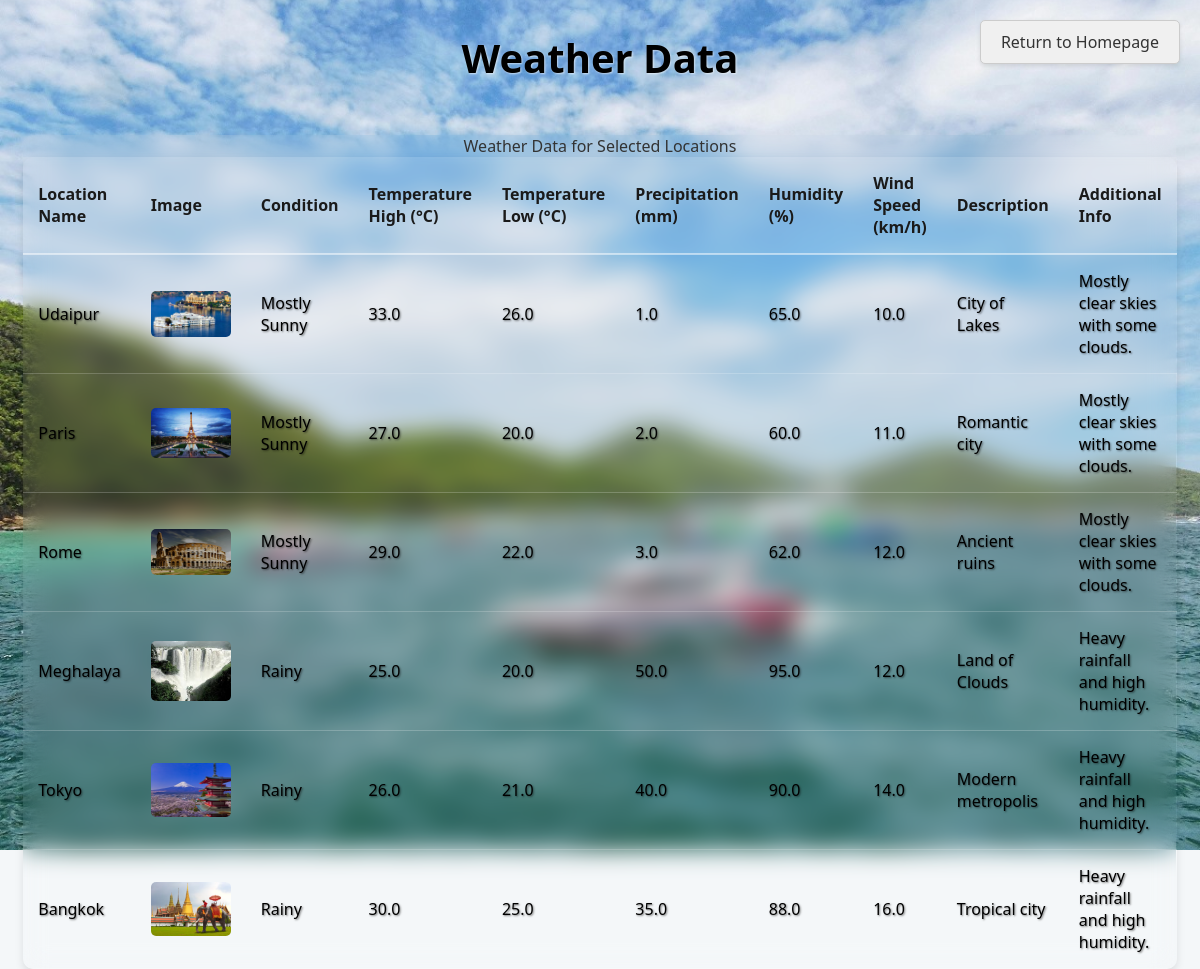
The app's page /weather_data with its own data.
### tables this page shows
CREATE TABLE weather_data (
                    id INTEGER PRIMARY KEY AUTOINCREMENT,
                    location_id INTEGER NOT NULL,
                    date TEXT NOT NULL,
                    temperature_high REAL,
                    temperature_low REAL,
                    precipitation REAL,
                    humidity REAL,
                    wind_speed REAL,
                    cloud_cover REAL,
                    condition TEXT,
                    FOREIGN KEY (location_id) REFERENCES locations(id),
                    UNIQUE (location_id, date, condition)
                );

CREATE TABLE locations (
                    id INTEGER PRIMARY KEY AUTOINCREMENT,
                    name TEXT NOT NULL,
                    latitude REAL NOT NULL,
                    longitude REAL NOT NULL,
                    description TEXT,
                    image_url TEXT
                );

### app.py (the view)
@app.route('/weather_data', methods=['GET', 'POST'])
def weather_data():
    conn = get_db_connection()
    if not conn:
        return "Database connection failed"
    weather_data = []
    if request.method == 'POST':
        condition = request.form.get('condition')
        try:
            cur = conn.cursor()
            query = """
                SELECT l.name, l.image_url, wd.condition, wd.temperature_high, wd.temperature_low, wd.precipitation, wd.humidity, wd.wind_speed, l.description
                FROM weather_data wd
                JOIN locations l ON wd.location_id = l.id
                WHERE 1=1
            """
            params = []
            if condition:
                query += " AND wd.condition LIKE ?"
                params.append(f"%{condition}%")
            cur.execute(query, params)
            weather_data = cur.fetchall()
        except sqlite3.Error as e:
            return f"Database query failed: {e}"
        finally:
            if conn:
                conn.close()
    else:
        try:
            cur = conn.cursor()
            query = """
                SELECT l.name, l.image_url, wd.condition, wd.temperature_high, wd.temperature_low, wd.precipitation, wd.humidity, wd.wind_speed, l.description
                FROM weather_data wd
                JOIN locations l ON wd.location_id = l.id
            """
            cur.execute(query)
            weather_data = cur.fetchall()
        except sqlite3.Error as e:
            return f"Database query failed: {e}"
        finally:
            if conn:
                conn.close()
    return render_template('weather_data.html', weather_data=weather_data)

### app.py (called while the page is built)
def get_db_connection():
    try:
        print(f"Attempting connection to: {DATABASE}")
        conn = sqlite3.connect(DATABASE)
        print("Database connection successful!")
        return conn
    except sqlite3.Error as e:
        print(f"Error connecting to database: {e}")
        return None

### templates/weather_data.html (shortened to what this page needs)
<!DOCTYPE html>
<html lang="en">
<head>
    <link rel="stylesheet" href="{{ url_for('static', filename='weather_data.css') }}">
</head>
<body>
    <div class="home-container">
        <a href="{{ url_for('home') }}" class="return-home">Return to Homepage</a>
    </div>
    <h1>Weather Data</h1>
    {% if weather_data %}
    <table>
        <caption>Weather Data for Selected Locations</caption>
        <thead>
            <tr>
                <th scope="col">Location Name</th>
                <th scope="col">Image</th>
                <th scope="col">Condition</th>
                <th scope="col">Temperature High (°C)</th>
                <th scope="col">Temperature Low (°C)</th>
                <th scope="col">Precipitation (mm)</th>
                <th scope="col">Humidity (%)</th>
                <th scope="col">Wind Speed (km/h)</th>
                <th scope="col">Description</th>
                <th scope="col">Additional Info</th>
            </tr>
        </thead>
        <tbody>
            {% for row in weather_data %}
            <tr>
                <td data-label="Location Name">{{ row[0] }}</td>
                <td data-label="Image"><img src="/images/{{ row[1] }}" alt="Image of {{ row[0] }}"></td>
                <td data-label="Condition" {% if row[2] == 'Arid' %} class="arid-condition" title="Very dry with low humidity." {% endif %}>
                    {{ row[2] }}
                </td>
                <td data-label="Temperature High">{{ row[3] }}</td>
                <td data-label="Temperature Low">{{ row[4] }}</td>
                <td data-label="Precipitation">{{ row[5] }}</td>
                <td data-label="Humidity">{{ row[6] }}</td>
                <td data-label="Wind Speed">{{ row[7] }}</td>
                <td data-label="Description">{{ row[8] }}</td>
                <td data-label="Additional Info">
                    {% if row[2] == 'Arid' %}
                        Very low rainfall and dry air.
                    {% elif row[2] == 'Rainy' %}
                        Heavy rainfall and high humidity.
                    {% elif row[2] == 'Sunny' %}
                        Clear skies and high temperatures.
                    {% elif row[2] == 'Cloudy' %}
                        Overcast skies and moderate temperatures.
                    {% elif row[2] == 'Partly Cloudy' %}
                        A mix of sun and clouds.
                    {% elif row[2] == 'Mostly Sunny' %}
                        Mostly clear skies with some clouds.
                    {% elif row[2] == 'Snowy' %}
                        Snowfall and very cold temperatures.
                    {% else %}
                        -
                    {% endif %}
                </td>
            </tr>
            {% endfor %}
        </tbody>
    </table>
    {% else %}
    <p>No weather data available.</p>
    {% endif %}
    <p></p>  </body>
</html>

### static/weather_data.css (style rules this page uses)
body { margin: 0; font-family: "Poppins", "Rubik", system-ui, -apple-system, BlinkMacSystemFont, 'Segoe UI', Roboto, Oxygen, Ubuntu, Cantarell, 'Open Sans', 'Helvetica Neue', sans-serif; color: #333; background-color: #f4f7f9; background-image: url(Background1.jpg); background-size: cover; background-position: center; background-repeat: no-repeat; height: 100vh; display: flex; flex-direction: column; align-items: center; }
table { width: 90%; max-width: 1200px; border-collapse: collapse; background: transparent; backdrop-filter: blur(12px); border-radius: 10px; box-shadow: 0 4px 8px rgba(0, 0, 0, 0.1); margin-top: 30px; margin-bottom: 20px; }
th, td { border-bottom: 1px solid rgba(255, 255, 255, 0.2); padding: 15px; text-align: left; }
th { background-color: rgba(255, 255, 255, 0.1); font-weight: 600; color: #1a1a1a; border-bottom: 2px solid rgba(255, 255, 255, 0.5); }
td { color: black; text-shadow: 1px 1px 2px rgba(0, 0, 0, 0.5); }
tr:nth-child(even) { background-color: rgba(255, 255, 255, 0.05); }
img { max-width: 80px; max-height: 80px; vertical-align: middle; border-radius: 5px; }
h1 { text-align: center; font-size: 2.5rem; color: black; margin-top: 30px; margin-bottom: 20px; text-shadow: 1px 1px 2px rgba(255, 255, 255, 0.6); }
.home-container { position: absolute; top: 20px; right: 20px; }
.return-home { display: inline-block; padding: 10px 20px; background-color: #f0f0f0; color: #333; text-decoration: none; font-weight: 500; font-size: 16px; border-radius: 5px; border: 1px solid #ccc; box-shadow: 0 2px 4px rgba(0, 0, 0, 0.1); transition: background-color 0.3s ease, transform 0.2s ease; }
table { border-spacing: 0; overflow: hidden; }
tr:nth-child(odd) { background: rgba(255, 255, 255, 0.03); }
tr:nth-child(even) { background: rgba(255, 255, 255, 0.05); }

### records on screen
weather_data: name "Udaipur", image_url (picture), condition "Mostly Sunny", temperature_high "33.0", temperature_low "26.0", precipitation "1.0", humidity "65.0", wind_speed "10.0", description "City of Lakes", shows "Mostly clear skies with some clouds."
weather_data: name "Paris", image_url (picture), condition "Mostly Sunny", temperature_high "27.0", temperature_low "20.0", precipitation "2.0", humidity "60.0", wind_speed "11.0", description "Romantic city", shows "Mostly clear skies with some clouds."
weather_data: name "Rome", image_url (picture), condition "Mostly Sunny", temperature_high "29.0", temperature_low "22.0", precipitation "3.0", humidity "62.0", wind_speed "12.0", description "Ancient ruins", shows "Mostly clear skies with some clouds."
weather_data: name "Meghalaya", image_url (picture), condition "Rainy", temperature_high "25.0", temperature_low "20.0", precipitation "50.0", humidity "95.0", wind_speed "12.0", description "Land of Clouds", shows "Heavy rainfall and high humidity."
weather_data: name "Tokyo", image_url (picture), condition "Rainy", temperature_high "26.0", temperature_low "21.0", precipitation "40.0", humidity "90.0", wind_speed "14.0", description "Modern metropolis", shows "Heavy rainfall and high humidity."
weather_data: name "Bangkok", image_url (picture), condition "Rainy", temperature_high "30.0", temperature_low "25.0", precipitation "35.0", humidity "88.0", wind_speed "16.0", description "Tropical city", shows "Heavy rainfall and high humidity."
